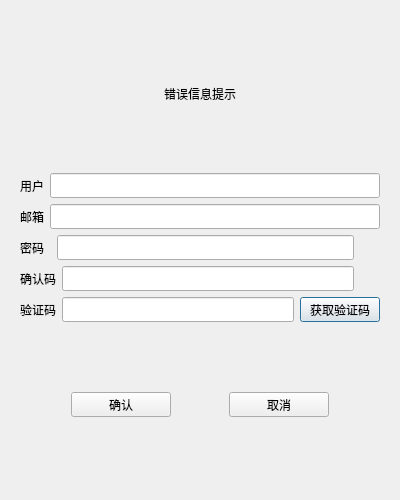
<?xml version="1.0" encoding="UTF-8"?>
<ui version="4.0">
 <class>RegisterDialog</class>
 <widget class="QDialog" name="RegisterDialog">
  <property name="geometry">
   <rect>
    <x>0</x>
    <y>0</y>
    <width>400</width>
    <height>500</height>
   </rect>
  </property>
  <property name="windowTitle">
   <string>Dialog</string>
  </property>
  <layout class="QVBoxLayout" name="verticalLayout_2">
   <item>
    <layout class="QVBoxLayout" name="verticalLayout">
     <item>
      <widget class="QStackedWidget" name="stackedWidget">
       <property name="currentIndex">
        <number>0</number>
       </property>
       <widget class="QWidget" name="page">
        <layout class="QVBoxLayout" name="verticalLayout_3">
         <item>
          <spacer name="verticalSpacer">
           <property name="orientation">
            <enum>Qt::Vertical</enum>
           </property>
           <property name="sizeHint" stdset="0">
            <size>
             <width>20</width>
             <height>40</height>
            </size>
           </property>
          </spacer>
         </item>
         <item>
          <layout class="QHBoxLayout" name="horizontalLayout_10">
           <item>
            <spacer name="horizontalSpacer_4">
             <property name="orientation">
              <enum>Qt::Horizontal</enum>
             </property>
             <property name="sizeHint" stdset="0">
              <size>
               <width>40</width>
               <height>20</height>
              </size>
             </property>
            </spacer>
           </item>
           <item>
            <widget class="QLabel" name="error_tip_label">
             <property name="text">
              <string>错误信息提示</string>
             </property>
            </widget>
           </item>
           <item>
            <spacer name="horizontalSpacer_5">
             <property name="orientation">
              <enum>Qt::Horizontal</enum>
             </property>
             <property name="sizeHint" stdset="0">
              <size>
               <width>40</width>
               <height>20</height>
              </size>
             </property>
            </spacer>
           </item>
          </layout>
         </item>
         <item>
          <spacer name="verticalSpacer_4">
           <property name="orientation">
            <enum>Qt::Vertical</enum>
           </property>
           <property name="sizeHint" stdset="0">
            <size>
             <width>20</width>
             <height>40</height>
            </size>
           </property>
          </spacer>
         </item>
         <item>
          <layout class="QHBoxLayout" name="horizontalLayout">
           <item>
            <widget class="QLabel" name="user_label">
             <property name="minimumSize">
              <size>
               <width>0</width>
               <height>25</height>
              </size>
             </property>
             <property name="maximumSize">
              <size>
               <width>16777215</width>
               <height>25</height>
              </size>
             </property>
             <property name="text">
              <string>用户</string>
             </property>
            </widget>
           </item>
           <item>
            <widget class="QLineEdit" name="user_Edit">
             <property name="minimumSize">
              <size>
               <width>0</width>
               <height>25</height>
              </size>
             </property>
             <property name="maximumSize">
              <size>
               <width>16777215</width>
               <height>25</height>
              </size>
             </property>
            </widget>
           </item>
          </layout>
         </item>
         <item>
          <layout class="QHBoxLayout" name="horizontalLayout_2">
           <item>
            <widget class="QLabel" name="email_label">
             <property name="minimumSize">
              <size>
               <width>0</width>
               <height>25</height>
              </size>
             </property>
             <property name="maximumSize">
              <size>
               <width>16777215</width>
               <height>25</height>
              </size>
             </property>
             <property name="text">
              <string>邮箱</string>
             </property>
            </widget>
           </item>
           <item>
            <widget class="QLineEdit" name="email_Edit">
             <property name="minimumSize">
              <size>
               <width>0</width>
               <height>25</height>
              </size>
             </property>
             <property name="maximumSize">
              <size>
               <width>16777215</width>
               <height>25</height>
              </size>
             </property>
            </widget>
           </item>
          </layout>
         </item>
         <item>
          <layout class="QHBoxLayout" name="horizontalLayout_4">
           <item>
            <widget class="QLabel" name="pass_label">
             <property name="minimumSize">
              <size>
               <width>0</width>
               <height>25</height>
              </size>
             </property>
             <property name="maximumSize">
              <size>
               <width>16777215</width>
               <height>25</height>
              </size>
             </property>
             <property name="text">
              <string>密码  </string>
             </property>
            </widget>
           </item>
           <item>
            <widget class="QLineEdit" name="pass_Edit">
             <property name="minimumSize">
              <size>
               <width>0</width>
               <height>25</height>
              </size>
             </property>
             <property name="maximumSize">
              <size>
               <width>16777215</width>
               <height>25</height>
              </size>
             </property>
            </widget>
           </item>
           <item>
            <widget class="ClickedLabel" name="passVisible_label">
             <property name="minimumSize">
              <size>
               <width>20</width>
               <height>20</height>
              </size>
             </property>
             <property name="maximumSize">
              <size>
               <width>20</width>
               <height>20</height>
              </size>
             </property>
             <property name="text">
              <string/>
             </property>
            </widget>
           </item>
          </layout>
         </item>
         <item>
          <layout class="QHBoxLayout" name="horizontalLayout_6">
           <item>
            <widget class="QLabel" name="check_label">
             <property name="minimumSize">
              <size>
               <width>0</width>
               <height>25</height>
              </size>
             </property>
             <property name="maximumSize">
              <size>
               <width>16777215</width>
               <height>25</height>
              </size>
             </property>
             <property name="text">
              <string>确认码</string>
             </property>
            </widget>
           </item>
           <item>
            <widget class="QLineEdit" name="check_Edit">
             <property name="minimumSize">
              <size>
               <width>0</width>
               <height>25</height>
              </size>
             </property>
             <property name="maximumSize">
              <size>
               <width>16777215</width>
               <height>25</height>
              </size>
             </property>
            </widget>
           </item>
           <item>
            <widget class="ClickedLabel" name="checkVisible_label">
             <property name="minimumSize">
              <size>
               <width>20</width>
               <height>20</height>
              </size>
             </property>
             <property name="maximumSize">
              <size>
               <width>20</width>
               <height>20</height>
              </size>
             </property>
             <property name="text">
              <string/>
             </property>
            </widget>
           </item>
          </layout>
         </item>
         <item>
          <layout class="QHBoxLayout" name="horizontalLayout_7">
           <item>
            <widget class="QLabel" name="checkCode_label">
             <property name="minimumSize">
              <size>
               <width>0</width>
               <height>25</height>
              </size>
             </property>
             <property name="maximumSize">
              <size>
               <width>16777215</width>
               <height>25</height>
              </size>
             </property>
             <property name="text">
              <string>验证码</string>
             </property>
            </widget>
           </item>
           <item>
            <widget class="QLineEdit" name="checkCode_Edit">
             <property name="minimumSize">
              <size>
               <width>0</width>
               <height>25</height>
              </size>
             </property>
             <property name="maximumSize">
              <size>
               <width>16777215</width>
               <height>25</height>
              </size>
             </property>
            </widget>
           </item>
           <item>
            <widget class="TimerBtn" name="getCheckCode_Btn">
             <property name="minimumSize">
              <size>
               <width>0</width>
               <height>25</height>
              </size>
             </property>
             <property name="maximumSize">
              <size>
               <width>16777215</width>
               <height>25</height>
              </size>
             </property>
             <property name="text">
              <string>获取验证码</string>
             </property>
            </widget>
           </item>
          </layout>
         </item>
         <item>
          <spacer name="verticalSpacer_3">
           <property name="orientation">
            <enum>Qt::Vertical</enum>
           </property>
           <property name="sizeHint" stdset="0">
            <size>
             <width>20</width>
             <height>40</height>
            </size>
           </property>
          </spacer>
         </item>
         <item>
          <layout class="QHBoxLayout" name="horizontalLayout_8">
           <item>
            <spacer name="horizontalSpacer">
             <property name="orientation">
              <enum>Qt::Horizontal</enum>
             </property>
             <property name="sizeHint" stdset="0">
              <size>
               <width>40</width>
               <height>20</height>
              </size>
             </property>
            </spacer>
           </item>
           <item>
            <widget class="QPushButton" name="sure_Btn">
             <property name="minimumSize">
              <size>
               <width>100</width>
               <height>25</height>
              </size>
             </property>
             <property name="maximumSize">
              <size>
               <width>150</width>
               <height>25</height>
              </size>
             </property>
             <property name="text">
              <string>确认</string>
             </property>
            </widget>
           </item>
           <item>
            <spacer name="horizontalSpacer_3">
             <property name="orientation">
              <enum>Qt::Horizontal</enum>
             </property>
             <property name="sizeHint" stdset="0">
              <size>
               <width>40</width>
               <height>20</height>
              </size>
             </property>
            </spacer>
           </item>
           <item>
            <widget class="QPushButton" name="cancel_Btn">
             <property name="minimumSize">
              <size>
               <width>100</width>
               <height>25</height>
              </size>
             </property>
             <property name="maximumSize">
              <size>
               <width>150</width>
               <height>25</height>
              </size>
             </property>
             <property name="text">
              <string>取消</string>
             </property>
            </widget>
           </item>
           <item>
            <spacer name="horizontalSpacer_2">
             <property name="orientation">
              <enum>Qt::Horizontal</enum>
             </property>
             <property name="sizeHint" stdset="0">
              <size>
               <width>40</width>
               <height>20</height>
              </size>
             </property>
            </spacer>
           </item>
          </layout>
         </item>
         <item>
          <spacer name="verticalSpacer_2">
           <property name="orientation">
            <enum>Qt::Vertical</enum>
           </property>
           <property name="sizeHint" stdset="0">
            <size>
             <width>20</width>
             <height>40</height>
            </size>
           </property>
          </spacer>
         </item>
        </layout>
       </widget>
       <widget class="QWidget" name="page_2">
        <layout class="QVBoxLayout" name="verticalLayout_4">
         <item>
          <spacer name="verticalSpacer_5">
           <property name="orientation">
            <enum>Qt::Vertical</enum>
           </property>
           <property name="sizeHint" stdset="0">
            <size>
             <width>20</width>
             <height>40</height>
            </size>
           </property>
          </spacer>
         </item>
         <item>
          <widget class="QLabel" name="tip_lib">
           <property name="text">
            <string>注册成功，5秒后自动返回登陆界面</string>
           </property>
           <property name="alignment">
            <set>Qt::AlignCenter</set>
           </property>
          </widget>
         </item>
         <item>
          <widget class="QLabel" name="tip2_lib">
           <property name="text">
            <string>可点击返回按钮返回登陆界面</string>
           </property>
           <property name="alignment">
            <set>Qt::AlignCenter</set>
           </property>
          </widget>
         </item>
         <item>
          <spacer name="verticalSpacer_6">
           <property name="orientation">
            <enum>Qt::Vertical</enum>
           </property>
           <property name="sizeHint" stdset="0">
            <size>
             <width>20</width>
             <height>40</height>
            </size>
           </property>
          </spacer>
         </item>
         <item>
          <widget class="QWidget" name="widget" native="true">
           <layout class="QHBoxLayout" name="horizontalLayout_3">
            <item>
             <widget class="QPushButton" name="return_Btn">
              <property name="minimumSize">
               <size>
                <width>100</width>
                <height>25</height>
               </size>
              </property>
              <property name="maximumSize">
               <size>
                <width>100</width>
                <height>25</height>
               </size>
              </property>
              <property name="text">
               <string>返回登陆</string>
              </property>
             </widget>
            </item>
           </layout>
          </widget>
         </item>
         <item>
          <spacer name="verticalSpacer_7">
           <property name="orientation">
            <enum>Qt::Vertical</enum>
           </property>
           <property name="sizeHint" stdset="0">
            <size>
             <width>20</width>
             <height>40</height>
            </size>
           </property>
          </spacer>
         </item>
        </layout>
       </widget>
      </widget>
     </item>
    </layout>
   </item>
  </layout>
 </widget>
 <customwidgets>
  <customwidget>
   <class>TimerBtn</class>
   <extends>QPushButton</extends>
   <header>timerbtn.h</header>
  </customwidget>
  <customwidget>
   <class>ClickedLabel</class>
   <extends>QLabel</extends>
   <header>clickedlabel.h</header>
  </customwidget>
 </customwidgets>
 <resources/>
 <connections/>
</ui>
